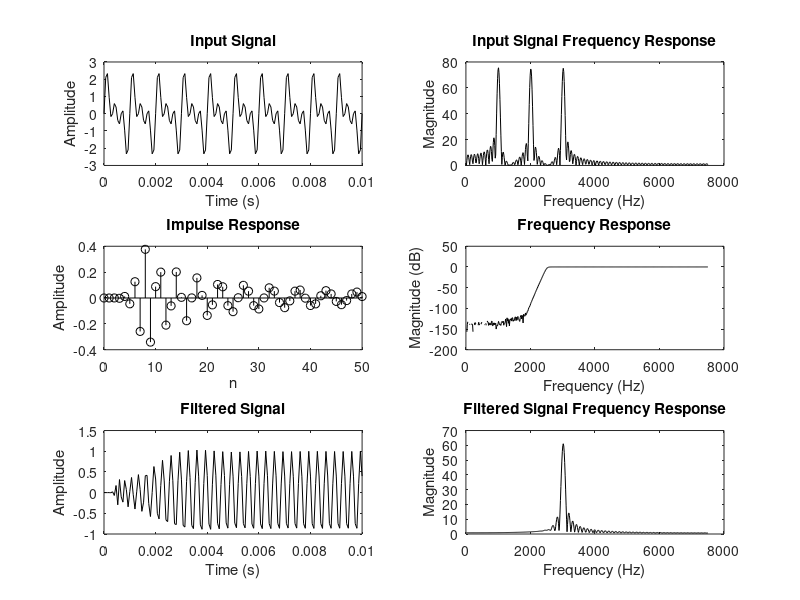

Source code (MATLAB): (Note: this script raises an error after producing the figure.)
clc; clear; close all;

F1 = 1000; F2 = 2000; F3 = 3000;
Fsamp = 15000;
t = 0:1/Fsamp:0.01;
x = sin(2*pi*F1*t) + sin(2*pi*F2*t) + sin(2*pi*F3*t);

fft_ord = 1024;
x_fft = fft(x, fft_ord);

Fp = 2500; 
Fs = 2200; 
ap = 2.8; 
as = 50;
wp = 2*Fp/Fsamp;
ws = 2*Fs/Fsamp;
n_range = 0:50;
fr = (1:fft_ord/2) * Fsamp / fft_ord;

% Butterworth
[N, wn] = buttord(wp, ws, ap, as);
[b, a] = butter(N, wn, "high");
h = impz(b, a, length(n_range));
[h_freq, ~] = freqz(b, a, fft_ord/2);
y = filter(b, a, x);
y_fft = fft(y, fft_ord);

figure;
subplot(3,2,1); plot(t, x, 'k'); title('Input Signal'); xlabel('Time (s)'); ylabel('Amplitude');
subplot(3,2,2); plot(fr, abs(x_fft(1:fft_ord/2)), 'k'); title('Input Signal Frequency Response'); xlabel('Frequency (Hz)'); ylabel('Magnitude');
subplot(3,2,3); stem(n_range, h, 'k'); title('Impulse Response'); xlabel('n'); ylabel('Amplitude');
subplot(3,2,4); plot(fr, 20*log10(abs(h_freq)), 'k'); title('Frequency Response'); xlabel('Frequency (Hz)'); ylabel('Magnitude (dB)');
subplot(3,2,5); plot(t, y, 'k'); title('Filtered Signal'); xlabel('Time (s)'); ylabel('Amplitude');
subplot(3,2,6); plot(fr, abs(y_fft(1:fft_ord/2)), 'k'); title('Filtered Signal Frequency Response'); xlabel('Frequency (Hz)'); ylabel('Magnitude');
sgtitle('BUTTERWORTH HIGH PASS FILTER (DIRECT METHOD)');
saveas(gcf, 'butterworth_highpass.png');
